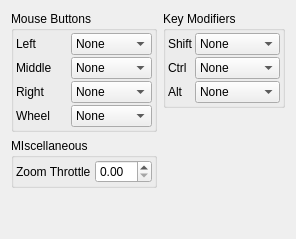
     <widget class="QWidget" name="InteractionTab">
      <attribute name="icon">
       <iconset resource="icons.qrc">
        <normaloff>:/mouse/icons/mouse_translate.svg</normaloff>:/mouse/icons/mouse_translate.svg</iconset>
      </attribute>
      <attribute name="title">
       <string>Interaction</string>
      </attribute>
      <layout class="QHBoxLayout" name="horizontalLayout_3">
       <item>
        <layout class="QVBoxLayout" name="verticalLayout_3">
         <item>
          <widget class="QGroupBox" name="MouseGroup">
           <property name="sizePolicy">
            <sizepolicy hsizetype="Preferred" vsizetype="Minimum">
             <horstretch>0</horstretch>
             <verstretch>0</verstretch>
            </sizepolicy>
           </property>
           <property name="title">
            <string>Mouse Buttons</string>
           </property>
           <layout class="QHBoxLayout">
            <property name="spacing">
             <number>4</number>
            </property>
            <property name="margin">
             <number>2</number>
            </property>
            <item>
             <layout class="QGridLayout">
              <property name="margin">
               <number>0</number>
              </property>
              <property name="spacing">
               <number>2</number>
              </property>
              <item row="2" column="0">
               <widget class="QLabel" name="label_25">
                <property name="text">
                 <string>Right</string>
                </property>
               </widget>
              </item>
              <item row="1" column="1">
               <widget class="QComboBox" name="MiddleMouseCombo">
                <property name="sizePolicy">
                 <sizepolicy hsizetype="Preferred" vsizetype="Fixed">
                  <horstretch>0</horstretch>
                  <verstretch>0</verstretch>
                 </sizepolicy>
                </property>
                <item>
                 <property name="text">
                  <string>None</string>
                 </property>
                </item>
                <item>
                 <property name="text">
                  <string>Rotate</string>
                 </property>
                </item>
                <item>
                 <property name="text">
                  <string>Translate</string>
                 </property>
                </item>
                <item>
                 <property name="text">
                  <string>Interact</string>
                 </property>
                </item>
                <item>
                 <property name="text">
                  <string>Zoom</string>
                 </property>
                </item>
                <item>
                 <property name="text">
                  <string>Z-Rotate</string>
                 </property>
                </item>
               </widget>
              </item>
              <item row="0" column="1">
               <widget class="QComboBox" name="LeftMouseCombo">
                <property name="sizePolicy">
                 <sizepolicy hsizetype="Preferred" vsizetype="Fixed">
                  <horstretch>0</horstretch>
                  <verstretch>0</verstretch>
                 </sizepolicy>
                </property>
                <item>
                 <property name="text">
                  <string>None</string>
                 </property>
                </item>
                <item>
                 <property name="text">
                  <string>Rotate</string>
                 </property>
                </item>
                <item>
                 <property name="text">
                  <string>Translate</string>
                 </property>
                </item>
                <item>
                 <property name="text">
                  <string>Interact</string>
                 </property>
                </item>
                <item>
                 <property name="text">
                  <string>Zoom</string>
                 </property>
                </item>
                <item>
                 <property name="text">
                  <string>Z-Rotate</string>
                 </property>
                </item>
               </widget>
              </item>
              <item row="1" column="0">
               <widget class="QLabel" name="label_24">
                <property name="text">
                 <string>Middle</string>
                </property>
               </widget>
              </item>
              <item row="0" column="0">
               <widget class="QLabel" name="label_23">
                <property name="text">
                 <string>Left</string>
                </property>
               </widget>
              </item>
              <item row="2" column="1">
               <widget class="QComboBox" name="RightMouseCombo">
                <property name="sizePolicy">
                 <sizepolicy hsizetype="Preferred" vsizetype="Fixed">
                  <horstretch>0</horstretch>
                  <verstretch>0</verstretch>
                 </sizepolicy>
                </property>
                <item>
                 <property name="text">
                  <string>None</string>
                 </property>
                </item>
                <item>
                 <property name="text">
                  <string>Rotate</string>
                 </property>
                </item>
                <item>
                 <property name="text">
                  <string>Translate</string>
                 </property>
                </item>
                <item>
                 <property name="text">
                  <string>Interact</string>
                 </property>
                </item>
                <item>
                 <property name="text">
                  <string>Zoom</string>
                 </property>
                </item>
                <item>
                 <property name="text">
                  <string>Z-Rotate</string>
                 </property>
                </item>
               </widget>
              </item>
              <item row="3" column="0">
               <widget class="QLabel" name="label_29">
                <property name="text">
                 <string>Wheel</string>
                </property>
               </widget>
              </item>
              <item row="3" column="1">
               <widget class="QComboBox" name="WheelMouseCombo">
                <property name="sizePolicy">
                 <sizepolicy hsizetype="Preferred" vsizetype="Fixed">
                  <horstretch>0</horstretch>
                  <verstretch>0</verstretch>
                 </sizepolicy>
                </property>
                <item>
                 <property name="text">
                  <string>None</string>
                 </property>
                </item>
                <item>
                 <property name="text">
                  <string>Rotate</string>
                 </property>
                </item>
                <item>
                 <property name="text">
                  <string>Translate</string>
                 </property>
                </item>
                <item>
                 <property name="text">
                  <string>Interact</string>
                 </property>
                </item>
                <item>
                 <property name="text">
                  <string>Zoom</string>
                 </property>
                </item>
                <item>
                 <property name="text">
                  <string>Z-Rotate</string>
                 </property>
                </item>
               </widget>
              </item>
             </layout>
            </item>
           </layout>
          </widget>
         </item>
         <item>
          <widget class="QGroupBox" name="MiscInteractionGroup">
           <property name="title">
            <string>MIscellaneous</string>
           </property>
           <layout class="QHBoxLayout">
            <property name="spacing">
             <number>4</number>
            </property>
            <property name="margin">
             <number>2</number>
            </property>
            <item>
             <widget class="QLabel" name="ZoomThlabel">
              <property name="text">
               <string>Zoom Throttle</string>
              </property>
             </widget>
            </item>
            <item>
             <widget class="QDoubleSpinBox" name="ZoomThrottleSpin"/>
            </item>
           </layout>
          </widget>
         </item>
         <item>
          <spacer>
           <property name="orientation">
            <enum>Qt::Vertical</enum>
           </property>
           <property name="sizeHint" stdset="0">
            <size>
             <width>20</width>
             <height>40</height>
            </size>
           </property>
          </spacer>
         </item>
        </layout>
       </item>
       <item>
        <layout class="QVBoxLayout" name="verticalLayout_4">
         <item>
          <widget class="QGroupBox" name="KeyboardGroup">
           <property name="title">
            <string>Key Modifiers</string>
           </property>
           <layout class="QVBoxLayout">
            <property name="spacing">
             <number>4</number>
            </property>
            <property name="margin">
             <number>2</number>
            </property>
            <item>
             <layout class="QGridLayout">
              <property name="margin">
               <number>0</number>
              </property>
              <property name="spacing">
               <number>2</number>
              </property>
              <item row="2" column="0">
               <widget class="QLabel" name="label_32">
                <property name="text">
                 <string>Alt</string>
                </property>
               </widget>
              </item>
              <item row="0" column="0">
               <widget class="QLabel" name="label_30">
                <property name="text">
                 <string>Shift</string>
                </property>
               </widget>
              </item>
              <item row="1" column="0">
               <widget class="QLabel" name="label_31">
                <property name="text">
                 <string>Ctrl</string>
                </property>
               </widget>
              </item>
              <item row="0" column="1">
               <widget class="QComboBox" name="ShiftButtonCombo">
                <property name="sizePolicy">
                 <sizepolicy hsizetype="Preferred" vsizetype="Fixed">
                  <horstretch>0</horstretch>
                  <verstretch>0</verstretch>
                 </sizepolicy>
                </property>
                <item>
                 <property name="text">
                  <string>None</string>
                 </property>
                </item>
                <item>
                 <property name="text">
                  <string>Transform</string>
                 </property>
                </item>
                <item>
                 <property name="text">
                  <string>Z-Rotate</string>
                 </property>
                </item>
               </widget>
              </item>
              <item row="1" column="1">
               <widget class="QComboBox" name="CtrlButtonCombo">
                <property name="sizePolicy">
                 <sizepolicy hsizetype="Preferred" vsizetype="Fixed">
                  <horstretch>0</horstretch>
                  <verstretch>0</verstretch>
                 </sizepolicy>
                </property>
                <item>
                 <property name="text">
                  <string>None</string>
                 </property>
                </item>
                <item>
                 <property name="text">
                  <string>Transform</string>
                 </property>
                </item>
                <item>
                 <property name="text">
                  <string>Z-Rotate</string>
                 </property>
                </item>
               </widget>
              </item>
              <item row="2" column="1">
               <widget class="QComboBox" name="AltButtonCombo">
                <property name="sizePolicy">
                 <sizepolicy hsizetype="Preferred" vsizetype="Fixed">
                  <horstretch>0</horstretch>
                  <verstretch>0</verstretch>
                 </sizepolicy>
                </property>
                <item>
                 <property name="text">
                  <string>None</string>
                 </property>
                </item>
                <item>
                 <property name="text">
                  <string>Transform</string>
                 </property>
                </item>
                <item>
                 <property name="text">
                  <string>Z-Rotate</string>
                 </property>
                </item>
               </widget>
              </item>
             </layout>
            </item>
           </layout>
          </widget>
         </item>
         <item>
          <spacer>
           <property name="orientation">
            <enum>Qt::Vertical</enum>
           </property>
           <property name="sizeHint" stdset="0">
            <size>
             <width>20</width>
             <height>20</height>
            </size>
           </property>
          </spacer>
         </item>
        </layout>
       </item>
      </layout>
     </widget>
